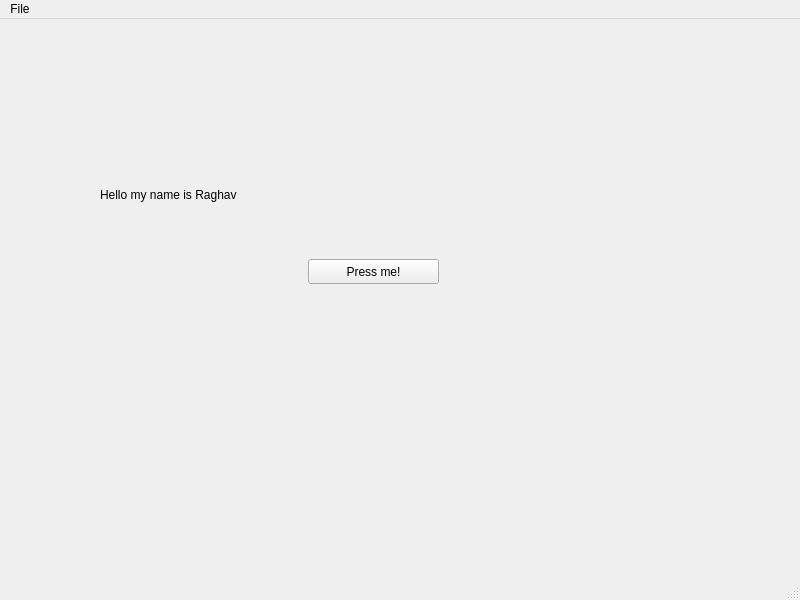
<?xml version="1.0" encoding="UTF-8"?>
<ui version="4.0">
 <class>MainWindow</class>
 <widget class="QMainWindow" name="MainWindow">
  <property name="geometry">
   <rect>
    <x>0</x>
    <y>0</y>
    <width>800</width>
    <height>600</height>
   </rect>
  </property>
  <property name="windowTitle">
   <string>MainWindow</string>
  </property>
  <widget class="QWidget" name="centralwidget">
   <widget class="QPushButton" name="button1">
    <property name="geometry">
     <rect>
      <x>308</x>
      <y>240</y>
      <width>131</width>
      <height>25</height>
     </rect>
    </property>
    <property name="text">
     <string>Press me!</string>
    </property>
   </widget>
   <widget class="QLabel" name="label1">
    <property name="geometry">
     <rect>
      <x>100</x>
      <y>140</y>
      <width>211</width>
      <height>71</height>
     </rect>
    </property>
    <property name="text">
     <string>Hello my name is Raghav</string>
    </property>
   </widget>
  </widget>
  <widget class="QMenuBar" name="menubar">
   <property name="geometry">
    <rect>
     <x>0</x>
     <y>0</y>
     <width>800</width>
     <height>22</height>
    </rect>
   </property>
   <widget class="QMenu" name="menuFile">
    <property name="title">
     <string>File</string>
    </property>
   </widget>
   <addaction name="menuFile"/>
  </widget>
  <widget class="QStatusBar" name="statusbar"/>
 </widget>
 <resources/>
 <connections/>
</ui>
